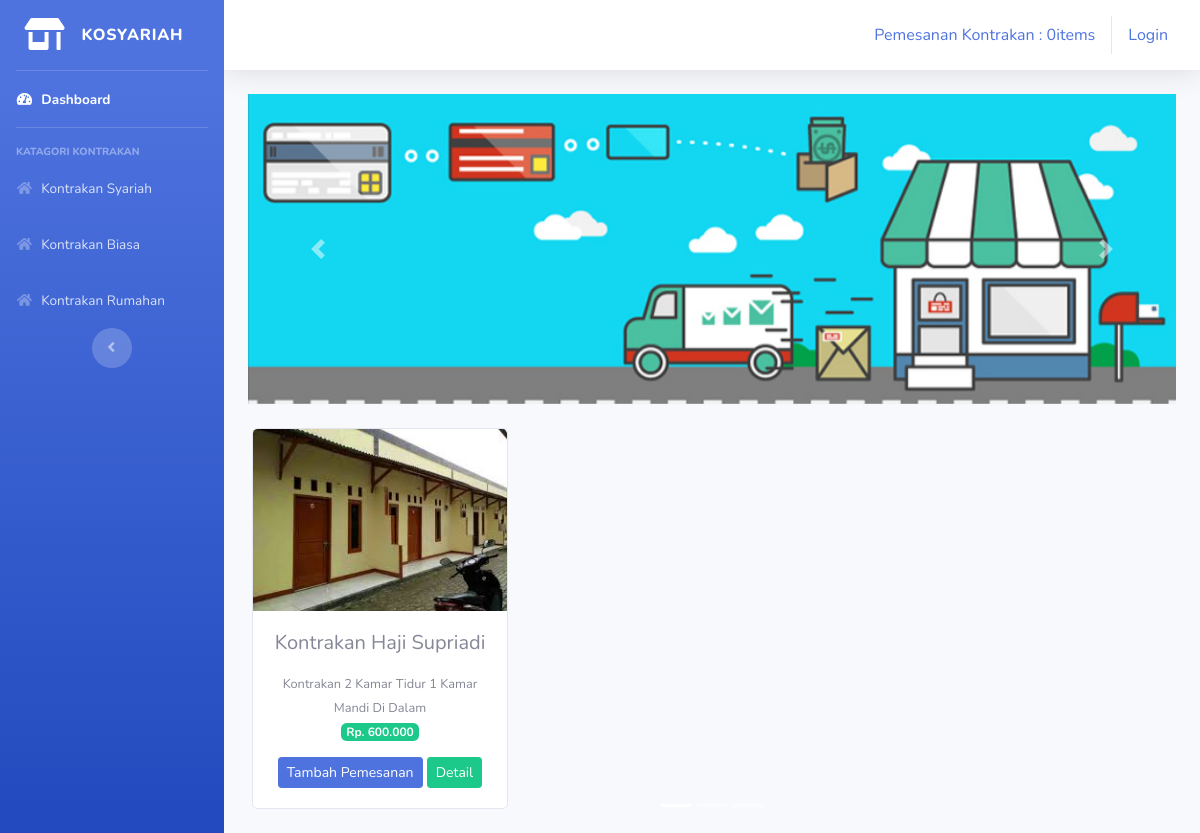
The page /index.php/katagori/syariah on the database its author committed.
### tables this page shows
CREATE TABLE `tb_kontrakan` (
  `id_krn` int(11) NOT NULL,
  `nama_krn` varchar(120) NOT NULL,
  `keterangan` varchar(225) NOT NULL,
  `katagori` varchar(60) NOT NULL,
  `harga` int(11) NOT NULL,
  `stok` varchar(4) NOT NULL,
  `gambar` varchar(500) NOT NULL,
  `nama_pemilik` varchar(50) NOT NULL,
  `no_pemilik` varchar(12) NOT NULL,
  `alamat_pemilik` varchar(255) NOT NULL,
  `luas` varchar(100) NOT NULL,
  `tb_kontrakan_status_id` int(11) NOT NULL DEFAULT '10',
  `tb_user_id` int(11) NOT NULL
);

### application/controllers/katagori.php (called while the page is built, shortened)
<?php
class Katagori extends CI_Controller{
	public function syariah()
	{
		$data['syariah']=$this->model_katagori->data_syariah()->result();
		$this->load->view('templates/header');
		$this->load->view('templates/sidebar');
		$this->load->view('syariah',$data);
		$this->load->view('templates/footer');
	}
}

### index.php (called while the page is built, shortened)
<?php
require_once BASEPATH.'core/CodeIgniter.php';

### application/models/model_katagori.php (called while the page is built, shortened)
<?php
class Model_katagori extends CI_Model{
	public function data_syariah(){
		return $this->db->get_where('tb_kontrakan',array(
			'katagori'=> 'syariah'));
	}
	}

### application/views/syariah.php (the view, shortened to what this page needs)
<div class="container-fluid">
<div id="carouselExampleIndicators" class="carousel slide" data-ride="carousel">
  <ol class="carousel-indicators">
    <li data-target="#carouselExampleIndicators" data-slide-to="0" class="active"></li>
    <li data-target="#carouselExampleIndicators" data-slide-to="1"></li>
    <li data-target="#carouselExampleIndicators" data-slide-to="2"></li>
  </ol>
  <div class="carousel-inner">
    <div class="carousel-item active">
      <img src="<?php echo base_url('assets/img/slider1.jpg') ?>" class="d-block w-100" alt="...">
    </div>
  <a class="carousel-control-prev" href="#carouselExampleIndicators" role="button" data-slide="prev">
    <span class="carousel-control-prev-icon" aria-hidden="true"></span>
  </a>
  <a class="carousel-control-next" href="#carouselExampleIndicators" role="button" data-slide="next">
    <span class="carousel-control-next-icon" aria-hidden="true"></span>
  </a>
</div>
	<div class="row text-center mt-4">
	<?php foreach($syariah as $krn) :  ?>
		<div class="card ml-3 mb-4" style="width: 16rem;">
  		<img src="<?php echo base_url().'/uploads/'.$krn->gambar ?>" class="card-img-top" alt="...">
  			<div class="card-body">
				<h5 class="card-title mb-1 mb-3"><?php echo $krn->nama_krn ?></h5>
				<small><?php echo $krn->keterangan ?></small><br>
				<span class="badge badge-success mb-3">Rp. <?php echo number_format($krn->harga,0,',','.')  ?></span>
		<?php echo anchor('dashboard/tambah_pemesanan/'.$krn->id_krn,'<div class="btn btn-sm btn-primary">Tambah Pemesanan</div>')?>
		<?php echo anchor('dashboard/detail/'.$krn->id_krn,'<div class="btn btn-sm btn-success">Detail</div>')?>
  </div>
</div>
	<?php endforeach ; ?>
	</div>
</div>

### rows shown on the page
tb_kontrakan: gambar (picture), nama_krn "Kontrakan Haji Supriadi", keterangan "Kontrakan 2 Kamar Tidur 1 Kamar Mandi Di Dalam", harga "600.000", id_krn "Tambah Pemesanan", id_krn "Detail"

### other values the page prints
anchor('dashboard/detail_pemesanan/', $pemesanan) "Pemesanan Kontrakan : 0items"
anchor('auth/login','Login') "Login"
